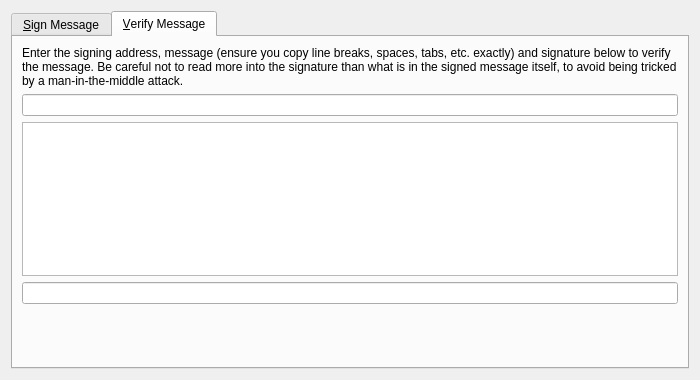
<?xml version="1.0" encoding="UTF-8"?>
<ui version="4.0">
 <class>SignVerifyMessageDialog</class>
 <widget class="QDialog" name="SignVerifyMessageDialog">
  <property name="geometry">
   <rect>
    <x>0</x>
    <y>0</y>
    <width>700</width>
    <height>380</height>
   </rect>
  </property>
  <property name="windowTitle">
   <string>Signatures - Sign / Verify a Message</string>
  </property>
  <property name="modal">
   <bool>true</bool>
  </property>
  <layout class="QVBoxLayout" name="verticalLayout">
   <item>
    <widget class="QTabWidget" name="tabWidget">
     <property name="currentIndex">
      <number>1</number>
     </property>
     <widget class="QWidget" name="tabSignMessage">
      <attribute name="title">
       <string>&amp;Sign Message</string>
      </attribute>
      <layout class="QVBoxLayout" name="verticalLayout_SM">
       <item>
        <widget class="QLabel" name="infoLabel_SM">
         <property name="text">
          <string>You can sign messages with your addresses to prove you own them. Be careful not to sign anything vague, as phishing attacks may try to trick you into signing your identity over to them. Only sign fully-detailed statements you agree to.</string>
         </property>
         <property name="textFormat">
          <enum>Qt::PlainText</enum>
         </property>
         <property name="wordWrap">
          <bool>true</bool>
         </property>
        </widget>
       </item>
       <item>
        <layout class="QHBoxLayout" name="horizontalLayout_1_SM">
         <property name="spacing">
          <number>0</number>
         </property>
         <item>
          <widget class="QValidatedLineEdit" name="addressIn_SM">
           <property name="toolTip">
            <string>The Fac address to sign the message with</string>
           </property>
          </widget>
         </item>
         <item>
          <widget class="QtMaterialFlatButton" name="addressBookButton_SM" native="true">
           <property name="toolTip">
            <string>Choose previously used address</string>
           </property>
           <property name="text" stdset="0">
            <string/>
           </property>
           <property name="icon" stdset="0">
            <iconset resource="../fac.qrc">
             <normaloff>:/icons/address-book</normaloff>:/icons/address-book</iconset>
           </property>
           <property name="shortcut" stdset="0">
            <string>Alt+A</string>
           </property>
           <property name="autoDefault" stdset="0">
            <bool>false</bool>
           </property>
          </widget>
         </item>
         <item>
          <widget class="QtMaterialFlatButton" name="pasteButton_SM" native="true">
           <property name="toolTip">
            <string>Paste address from clipboard</string>
           </property>
           <property name="text" stdset="0">
            <string/>
           </property>
           <property name="icon" stdset="0">
            <iconset resource="../fac.qrc">
             <normaloff>:/icons/editpaste</normaloff>:/icons/editpaste</iconset>
           </property>
           <property name="shortcut" stdset="0">
            <string>Alt+P</string>
           </property>
           <property name="autoDefault" stdset="0">
            <bool>false</bool>
           </property>
          </widget>
         </item>
        </layout>
       </item>
       <item>
        <widget class="QPlainTextEdit" name="messageIn_SM">
         <property name="toolTip">
          <string>Enter the message you want to sign here</string>
         </property>
        </widget>
       </item>
       <item>
        <widget class="QLabel" name="signatureLabel_SM">
         <property name="text">
          <string>Signature</string>
         </property>
         <property name="textFormat">
          <enum>Qt::PlainText</enum>
         </property>
        </widget>
       </item>
       <item>
        <layout class="QHBoxLayout" name="horizontalLayout_2_SM">
         <property name="spacing">
          <number>0</number>
         </property>
         <item>
          <widget class="QLineEdit" name="signatureOut_SM">
           <property name="font">
            <font>
             <italic>true</italic>
            </font>
           </property>
           <property name="readOnly">
            <bool>true</bool>
           </property>
          </widget>
         </item>
         <item>
          <widget class="QtMaterialFlatButton" name="copySignatureButton_SM" native="true">
           <property name="toolTip">
            <string>Copy the current signature to the system clipboard</string>
           </property>
           <property name="text" stdset="0">
            <string/>
           </property>
           <property name="icon" stdset="0">
            <iconset resource="../fac.qrc">
             <normaloff>:/icons/editcopy</normaloff>:/icons/editcopy</iconset>
           </property>
           <property name="autoDefault" stdset="0">
            <bool>false</bool>
           </property>
          </widget>
         </item>
        </layout>
       </item>
       <item>
        <layout class="QHBoxLayout" name="horizontalLayout_3_SM">
         <item>
          <widget class="QtMaterialFlatButton" name="signMessageButton_SM" native="true">
           <property name="toolTip">
            <string>Sign the message to prove you own this Fac address</string>
           </property>
           <property name="text" stdset="0">
            <string>Sign Message</string>
           </property>
           <property name="icon" stdset="0">
            <iconset resource="../fac.qrc">
             <normaloff>:/icons/edit</normaloff>:/icons/edit</iconset>
           </property>
           <property name="autoDefault" stdset="0">
            <bool>false</bool>
           </property>
          </widget>
         </item>
         <item>
          <widget class="QtMaterialFlatButton" name="clearButton_SM" native="true">
           <property name="toolTip">
            <string>Reset all sign message fields</string>
           </property>
           <property name="text" stdset="0">
            <string>Clear All</string>
           </property>
           <property name="icon" stdset="0">
            <iconset resource="../fac.qrc">
             <normaloff>:/icons/remove</normaloff>:/icons/remove</iconset>
           </property>
           <property name="autoDefault" stdset="0">
            <bool>false</bool>
           </property>
          </widget>
         </item>
         <item>
          <spacer name="horizontalSpacer_1_SM">
           <property name="orientation">
            <enum>Qt::Horizontal</enum>
           </property>
           <property name="sizeHint" stdset="0">
            <size>
             <width>40</width>
             <height>48</height>
            </size>
           </property>
          </spacer>
         </item>
         <item>
          <widget class="QLabel" name="statusLabel_SM">
           <property name="font">
            <font>
             <weight>75</weight>
             <bold>true</bold>
            </font>
           </property>
           <property name="text">
            <string/>
           </property>
           <property name="wordWrap">
            <bool>true</bool>
           </property>
          </widget>
         </item>
         <item>
          <spacer name="horizontalSpacer_2_SM">
           <property name="orientation">
            <enum>Qt::Horizontal</enum>
           </property>
           <property name="sizeHint" stdset="0">
            <size>
             <width>40</width>
             <height>48</height>
            </size>
           </property>
          </spacer>
         </item>
        </layout>
       </item>
      </layout>
     </widget>
     <widget class="QWidget" name="tabVerifyMessage">
      <attribute name="title">
       <string>&amp;Verify Message</string>
      </attribute>
      <layout class="QVBoxLayout" name="verticalLayout_VM">
       <item>
        <widget class="QLabel" name="infoLabel_VM">
         <property name="text">
          <string>Enter the signing address, message (ensure you copy line breaks, spaces, tabs, etc. exactly) and signature below to verify the message. Be careful not to read more into the signature than what is in the signed message itself, to avoid being tricked by a man-in-the-middle attack.</string>
         </property>
         <property name="textFormat">
          <enum>Qt::PlainText</enum>
         </property>
         <property name="alignment">
          <set>Qt::AlignLeading|Qt::AlignLeft|Qt::AlignTop</set>
         </property>
         <property name="wordWrap">
          <bool>true</bool>
         </property>
        </widget>
       </item>
       <item>
        <layout class="QHBoxLayout" name="horizontalLayout_1_VM">
         <property name="spacing">
          <number>0</number>
         </property>
         <item>
          <widget class="QValidatedLineEdit" name="addressIn_VM">
           <property name="toolTip">
            <string>The Fac address the message was signed with</string>
           </property>
          </widget>
         </item>
         <item>
          <widget class="QtMaterialFlatButton" name="addressBookButton_VM" native="true">
           <property name="toolTip">
            <string>Choose previously used address</string>
           </property>
           <property name="text" stdset="0">
            <string/>
           </property>
           <property name="icon" stdset="0">
            <iconset resource="../fac.qrc">
             <normaloff>:/icons/address-book</normaloff>:/icons/address-book</iconset>
           </property>
           <property name="shortcut" stdset="0">
            <string>Alt+A</string>
           </property>
           <property name="autoDefault" stdset="0">
            <bool>false</bool>
           </property>
          </widget>
         </item>
        </layout>
       </item>
       <item>
        <widget class="QPlainTextEdit" name="messageIn_VM"/>
       </item>
       <item>
        <widget class="QValidatedLineEdit" name="signatureIn_VM"/>
       </item>
       <item>
        <layout class="QHBoxLayout" name="horizontalLayout_2_VM">
         <item>
          <widget class="QtMaterialFlatButton" name="verifyMessageButton_VM" native="true">
           <property name="toolTip">
            <string>Verify the message to ensure it was signed with the specified Fac address</string>
           </property>
           <property name="text" stdset="0">
            <string>Verify Message</string>
           </property>
           <property name="icon" stdset="0">
            <iconset resource="../fac.qrc">
             <normaloff>:/icons/transaction_0</normaloff>:/icons/transaction_0</iconset>
           </property>
           <property name="autoDefault" stdset="0">
            <bool>false</bool>
           </property>
          </widget>
         </item>
         <item>
          <widget class="QtMaterialFlatButton" name="clearButton_VM" native="true">
           <property name="toolTip">
            <string>Reset all verify message fields</string>
           </property>
           <property name="text" stdset="0">
            <string>Clear All</string>
           </property>
           <property name="icon" stdset="0">
            <iconset resource="../fac.qrc">
             <normaloff>:/icons/remove</normaloff>:/icons/remove</iconset>
           </property>
           <property name="autoDefault" stdset="0">
            <bool>false</bool>
           </property>
          </widget>
         </item>
         <item>
          <spacer name="horizontalSpacer_1_VM">
           <property name="orientation">
            <enum>Qt::Horizontal</enum>
           </property>
           <property name="sizeHint" stdset="0">
            <size>
             <width>40</width>
             <height>48</height>
            </size>
           </property>
          </spacer>
         </item>
         <item>
          <widget class="QLabel" name="statusLabel_VM">
           <property name="font">
            <font>
             <weight>75</weight>
             <bold>true</bold>
            </font>
           </property>
           <property name="text">
            <string/>
           </property>
           <property name="wordWrap">
            <bool>true</bool>
           </property>
          </widget>
         </item>
         <item>
          <spacer name="horizontalSpacer_2_VM">
           <property name="orientation">
            <enum>Qt::Horizontal</enum>
           </property>
           <property name="sizeHint" stdset="0">
            <size>
             <width>40</width>
             <height>48</height>
            </size>
           </property>
          </spacer>
         </item>
        </layout>
       </item>
      </layout>
     </widget>
    </widget>
   </item>
  </layout>
 </widget>
 <customwidgets>
  <customwidget>
   <class>QtMaterialFlatButton</class>
   <extends>QWidget</extends>
   <header>qtmaterialflatbutton.h</header>
  </customwidget>
  <customwidget>
   <class>QValidatedLineEdit</class>
   <extends>QLineEdit</extends>
   <header>qvalidatedlineedit.h</header>
  </customwidget>
 </customwidgets>
 <resources>
  <include location="../fac.qrc"/>
 </resources>
 <connections/>
</ui>
